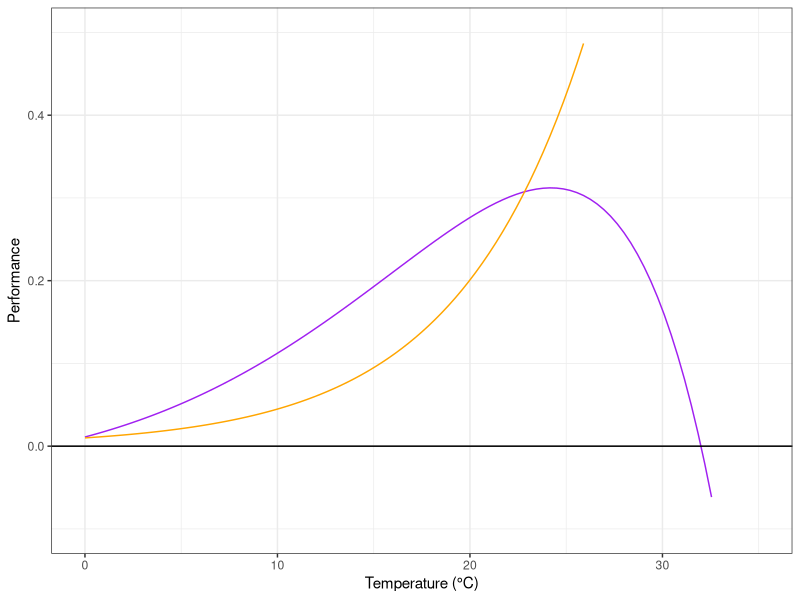

This chart was generated by the following R code:


library(tidyverse)
library(cowplot)
theme_set(theme_cowplot())

### testing out the covariance stuff

f_trait <- function(x) 0.05*exp(0.09*x)*(1-((x-15)/(34/2))^2)
g_trait <- function(x) 0.01*exp(0.15*x)


p <- ggplot(data = data.frame(x = 0), mapping = aes(x = x)) 

p + 
	stat_function(fun = f_trait, color = "purple") +
	stat_function(fun = g_trait, color = "orange") +
	xlim(0, 35) + ylim(-0.1, 0.5) + 
	theme_bw() + xlab("Temperature (°C)") + ylab("Performance") + geom_hline(yintercept = 0)
